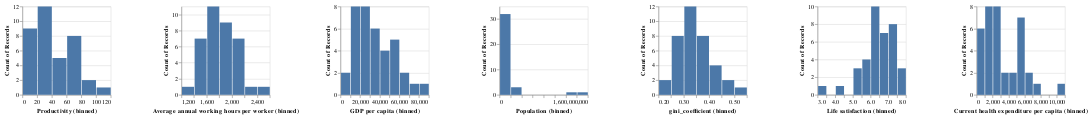

Write notebook code for a chart like this one.
### Markdown cell above
### Exploratory data analysis

### Code cell
alt.Chart(df_train).mark_bar().encode(
    alt.X(alt.repeat("column"), type="quantitative", bin=True),
    y='count()',
).properties(
    width=150,
    height=150
).repeat(
    column=['Productivity', 'Average annual working hours per worker', 'GDP per capita', 'Population','gini_coefficient','Life satisfaction','Current health expenditure per capita']
)

### Figure 1 — Vega-Lite specification as saved in the notebook (floating-point values rounded to 4 significant figures)
{"config": {"view": {"continuousWidth": 400, "continuousHeight": 300}}, "repeat": {"column": ["Productivity", "Average annual working hours per worker", "GDP per capita", "Population", "gini_coefficient", "Life satisfaction", "Current health expenditure per capita"]}, "spec": {"data": {"name": "data-5a5f0f23ea21a0895c3f5b434a197e41"}, "mark": "bar", "encoding": {"x": {"bin": true, "field": {"repeat": "column"}, "type": "quantitative"}, "y": {"aggregate": "count", "type": "quantitative"}}, "height": 150, "width": 150}, "$schema": "https://vega.github.io/schema/vega-lite/v4.17.0.json", "datasets": {"data-5a5f0f23ea21a0895c3f5b434a197e41": [{"Average annual working hours per worker": 2212.0, "GDP per capita": 18130.0, "Population": 4993849, "gini_coefficient": 0.4835, "Life satisfaction": 6.998, "Current health expenditure per capita": 1440.0, "Productivity": 18.73}, {"Average annual working hours per worker": 1644.0, "GDP per capita": 19580.0, "Population": 7182430, "gini_coefficient": 0.4038, "Life satisfaction": 5.108, "Current health expenditure per capita": 1608.0, "Productivity": 25.39}, {"Average annual working hours per worker": 2174.0, "GDP per capita": 13850.0, "Population": 1410275968, "gini_coefficient": 0.3908, "Life satisfaction": 5.144, "Current health expenditure per capita": 706.4, "Productivity": 11.36}, {"Average annual working hours per worker": 1609.0, "GDP per capita": 52030.0, "Population": 10058191, "gini_coefficient": 0.2877, "Life satisfaction": 7.398, "Current health expenditure per capita": 5656.0, "Productivity": 64.34}, {"Average annual working hours per worker": 2028.0, "GDP per capita": 29050.0, "Population": 38532816, "gini_coefficient": 0.303, "Life satisfaction": 6.242, "Current health expenditure per capita": 1972.0, "Productivity": 33.66}, {"Average annual working hours per worker": 1857.0, "GDP per capita": 30980.0, "Population": 1317550, "gini_coefficient": 0.3036, "Life satisfaction": 6.035, "Current health expenditure per capita": 2242.0, "Productivity": 33.49}, {"Average annual working hours per worker": 2017.0, "GDP per capita": 26480.0, "Population": 10692230, "gini_coefficient": 0.3435, "Life satisfaction": 5.952, "Current health expenditure per capita": 2326.0, "Productivity": 33.36}, {"Average annual working hours per worker": 1670.0, "GDP per capita": 44090.0, "Population": 66064808, "gini_coefficient": 0.3515, "Life satisfaction": 7.157, "Current health expenditure per capita": 4516.0, "Productivity": 54.68}, {"Average annual working hours per worker": 1514.0, "GDP per capita": 42820.0, "Population": 64144092, "gini_coefficient": 0.3163, "Life satisfaction": 6.69, "Current health expenditure per capita": 5060.0, "Productivity": 68.37}, {"Average annual working hours per worker": 1835.0, "GDP per capita": 25360.0, "Population": 4192468, "gini_coefficient": 0.3035, "Life satisfaction": 5.626, "Current health expenditure per capita": 1804.0, "Productivity": 33.16}, {"Average annual working hours per worker": 1354.0, "GDP per capita": 51250.0, "Population": 82624368, "gini_coefficient": 0.312, "Life satisfaction": 7.035, "Current health expenditure per capita": 6028.0, "Productivity": 69.85}, {"Average annual working hours per worker": 2438.0, "GDP per capita": 4763.0, "Population": 52288344, "gini_coefficient": 0.307, "Life satisfaction": 4.434, "Current health expenditure per capita": 214.6, "Productivity": 4.735}, {"Average annual working hours per worker": 1932.0, "GDP per capita": 11960.0, "Population": 31605488, "gini_coefficient": 0.4329, "Life satisfaction": 5.999, "Current health expenditure per capita": 624.0, "Productivity": 10.75}, {"Average annual working hours per worker": 1757.0, "GDP per capita": 60120.0, "Population": 329791232, "gini_coefficient": 0.4118, "Life satisfaction": 6.944, "Current health expenditure per capita": 10100.0, "Productivity": 71.64}, {"Average annual working hours per worker": 1613.0, "GDP per capita": 51950.0, "Population": 8797497, "gini_coefficient": 0.2974, "Life satisfaction": 7.195, "Current health expenditure per capita": 5641.0, "Productivity": 64.78}, {"Average annual working hours per worker": 1417.0, "GDP per capita": 69600.0, "Population": 5277396, "gini_coefficient": 0.2699, "Life satisfaction": 7.442, "Current health expenditure per capita": 6631.0, "Productivity": 96.85}, {"Average annual working hours per worker": 1430.0, "GDP per capita": 54230.0, "Population": 17207204, "gini_coefficient": 0.2854, "Life satisfaction": 7.425, "Current health expenditure per capita": 5603.0, "Productivity": 70.62}, {"Average annual working hours per worker": 1974.0, "GDP per capita": 22860.0, "Population": 18368582, "gini_coefficient": 0.4444, "Life satisfaction": 5.942, "Current health expenditure per capita": 2219.0, "Productivity": 27.26}, {"Average annual working hours per worker": 1400.0, "GDP per capita": 51670.0, "Population": 5737286, "gini_coefficient": 0.2875, "Life satisfaction": 7.693, "Current health expenditure per capita": 5573.0, "Productivity": 72.54}, {"Average annual working hours per worker": 1863.0, "GDP per capita": 30430.0, "Population": 10307528, "gini_coefficient": 0.338, "Life satisfaction": 6.095, "Current health expenditure per capita": 3072.0, "Productivity": 34.62}, {"Average annual working hours per worker": 1544.0, "GDP per capita": 45150.0, "Population": 11384491, "gini_coefficient": 0.2739, "Life satisfaction": 6.772, "Current health expenditure per capita": 5450.0, "Productivity": 68.52}, {"Average annual working hours per worker": 1590.0, "GDP per capita": 73620.0, "Population": 8451688, "gini_coefficient": 0.3268, "Life satisfaction": 7.694, "Current health expenditure per capita": 7990.0, "Productivity": 80.59}, {"Average annual working hours per worker": 2024.0, "GDP per capita": 10640.0, "Population": 264498848, "gini_coefficient": 0.3879, "Life satisfaction": 5.347, "Current health expenditure per capita": 317.6, "Productivity": 11.35}, {"Average annual working hours per worker": 1709.0, "GDP per capita": 14280.0, "Population": 208504960, "gini_coefficient": 0.5333, "Life satisfaction": 6.451, "Current health expenditure per capita": 1376.0, "Productivity": 19.19}, {"Average annual working hours per worker": 1806.0, "GDP per capita": 25420.0, "Population": 19698852, "gini_coefficient": 0.3602, "Life satisfaction": 6.13, "Current health expenditure per capita": 1399.0, "Productivity": 32.27}, {"Average annual working hours per worker": 1921.0, "GDP per capita": 38980.0, "Population": 8309256, "gini_coefficient": 0.382, "Life satisfaction": 7.332, "Current health expenditure per capita": 2992.0, "Productivity": 41.02}, {"Average annual working hours per worker": 1745.0, "GDP per capita": 26470.0, "Population": 5439418, "gini_coefficient": 0.2324, "Life satisfaction": 6.243, "Current health expenditure per capita": 2038.0, "Productivity": 35.17}, {"Average annual working hours per worker": 1784.0, "GDP per capita": 31250.0, "Population": 1208527, "gini_coefficient": 0.3142, "Life satisfaction": 6.137, "Current health expenditure per capita": 2533.0, "Productivity": 42.59}, {"Average annual working hours per worker": 1746.0, "GDP per capita": 86810.0, "Population": 4771860, "gini_coefficient": 0.3136, "Life satisfaction": 7.255, "Current health expenditure per capita": 5583.0, "Productivity": 109.5}, {"Average annual working hours per worker": 1937.0, "GDP per capita": 26910.0, "Population": 9788940, "gini_coefficient": 0.3058, "Life satisfaction": 6.0, "Current health expenditure per capita": 1989.0, "Productivity": 33.06}, {"Average annual working hours per worker": 1552.0, "GDP per capita": 20620.0, "Population": 3422205, "gini_coefficient": 0.3946, "Life satisfaction": 6.6, "Current health expenditure per capita": 2030.0, "Productivity": 28.3}, {"Average annual working hours per worker": 2117.0, "GDP per capita": 6188.0, "Population": 1354195712, "gini_coefficient": 0.3594, "Life satisfaction": 3.249, "Current health expenditure per capita": 181.5, "Productivity": 8.01}, {"Average annual working hours per worker": 1998.0, "GDP per capita": 13430.0, "Population": 48351668, "gini_coefficient": 0.4972, "Life satisfaction": 6.35, "Current health expenditure per capita": 1088.0, "Productivity": 15.63}, {"Average annual working hours per worker": 2185.0, "GDP per capita": 16670.0, "Population": 70898208, "gini_coefficient": 0.3653, "Life satisfaction": 6.022, "Current health expenditure per capita": 669.6, "Productivity": 14.75}, {"Average annual working hours per worker": 1659.0, "GDP per capita": 43830.0, "Population": 5508146, "gini_coefficient": 0.2738, "Life satisfaction": 7.78, "Current health expenditure per capita": 4339.0, "Productivity": 58.88}, {"Average annual working hours per worker": 2040.0, "GDP per capita": 35150.0, "Population": 479507, "gini_coefficient": 0.2923, "Life satisfaction": 6.733, "Current health expenditure per capita": 3873.0, "Productivity": 39.22}, {"Average annual working hours per worker": 1655.0, "GDP per capita": 31590.0, "Population": 2098396, "gini_coefficient": 0.2422, "Life satisfaction": 6.665, "Current health expenditure per capita": 2998.0, "Productivity": 40.55}]}}
